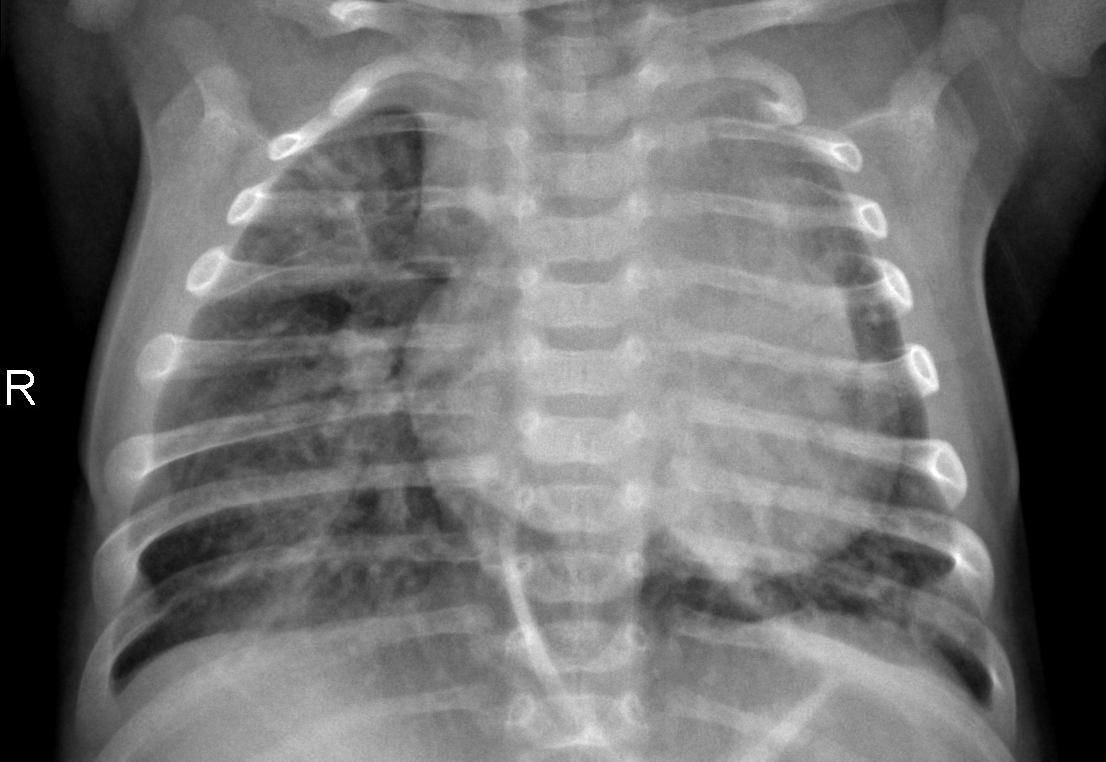
#> input picture dl_med/POSITIVE.jpeg, 1106 x 762 px, found by its file name
$ jupyter execute --allow-errors test.ipynb
#> lines starting #> are read from the running program, lines starting #| are printed output that depends on the picture; after the words box and inside, x2 and y2 are one past the last pixel; in counts of white or black regions, pixels touching at a corner belong together
[cell 1]
import cv2
import numpy as np
import matplotlib.pyplot as plt

[cell 2]
image_path = r"C:\E0323036-SEM6\dl_med\POSITIVE.jpeg"
xray = cv2.imread(image_path, 0)
#> xray is the input picture: shape (762, 1106); min 0, max 255, mean 110.6
if xray is None:
    print("Image not found")
else:
    print("Image found")

[cell 3]
plt.figure(figsize =(12,8))
plt.subplot(2,2,1)
plt.imshow(xray,cmap='grey')

[cell 4]
blurred_xray = cv2.GaussianBlur(xray, (5, 5), 0)
plt.subplot(1, 2, 2)
plt.title("Blurred X-Ray Image")
plt.imshow(blurred_xray, cmap='gray')
plt.axis('off')

[cell 5]
denoised = cv2.fastNlMeansDenoising(xray,None,10,7,21)
plt.subplot(2,2,2)
plt.imshow(denoised,cmap='grey')

[cell 6]
kernel = np.array([[-1, -1, -1],
                   [-1, 9, -1],
                   [-1, -1, -1]])
sharpened_xray = cv2.filter2D(xray, -1, kernel)
plt.subplot(1, 2, 2)
plt.title("Sharpened X-Ray Image")
plt.imshow(sharpened_xray, cmap='gray')
plt.axis('off')

plt.show()

[cell 7]
edges = cv2.Canny(xray, 100, 200)
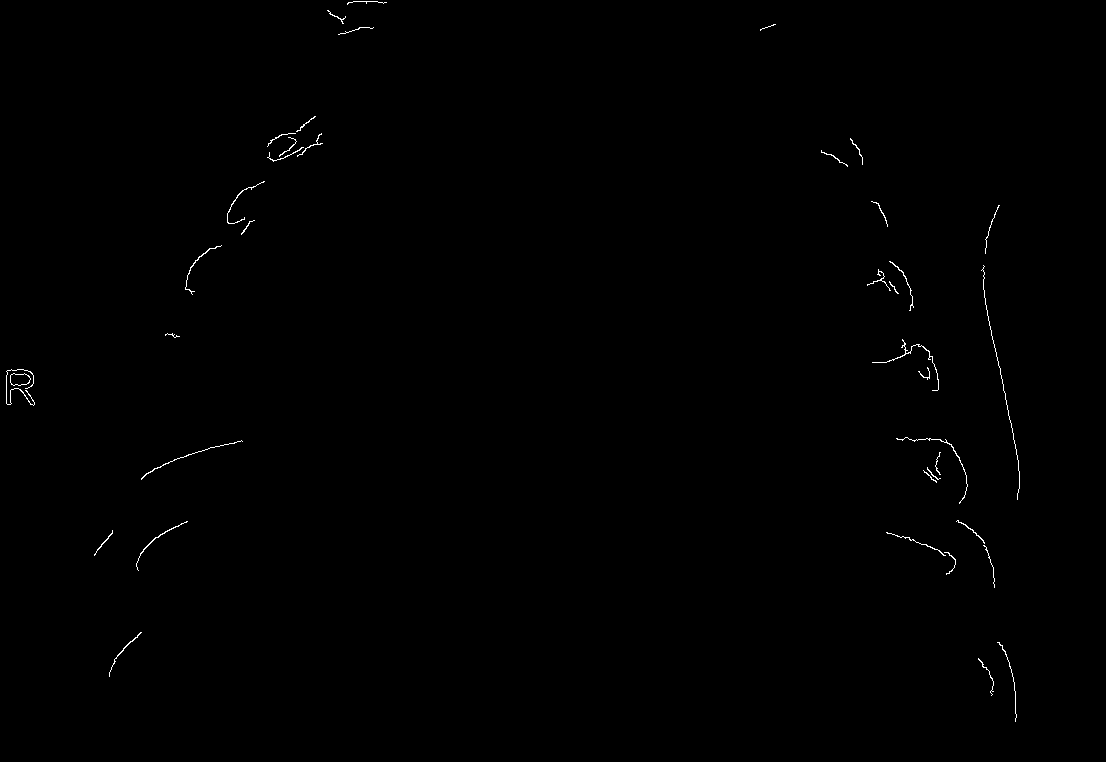
#> edges: shape (762, 1106); 0.29% white in thin lines or dots, all inside (x1, y1, x2, y2) = (6, 1, 1020, 722)
plt.subplot(1, 2, 2)
plt.title("Edge detection X-Ray Image")
plt.imshow(edges, cmap='gray')
plt.axis('off')

[cell 8]
clahe = cv2.createCLAHE(clipLimit=2.0, tileGridSize=(8, 8))
xray_clahe = clahe.apply(xray)
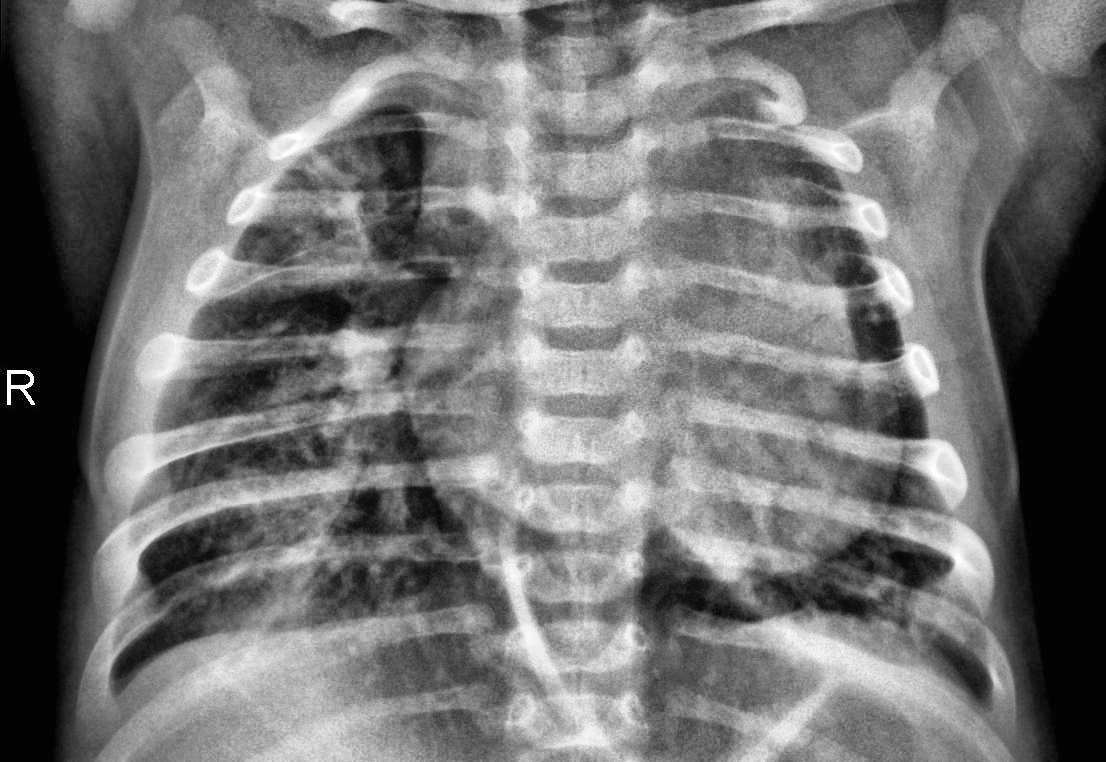
#> xray_clahe: shape (762, 1106); min 2, max 255, mean 114.8

plt.subplot(1, 2, 2)
plt.title("CLAHE Image")
plt.imshow(xray_clahe, cmap='gray')
plt.axis('off')

[cell 9]
hist_original = cv2.calcHist([xray], [0], None, [256], [0, 256]).flatten()
#> hist_original = 256 values, max 76207 at index 0, min 37 at index 249, mean 3292.1
hist_clahe = cv2.calcHist([xray_clahe], [0], None, [256], [0, 256]).flatten()
#> hist_clahe = 256 values, max 53122 at index 3, min 0 at index 0, mean 3292.1
hist_sharpened = cv2.calcHist([sharpened_xray], [0], None, [256], [0, 256]).flatten()
#> hist_sharpened = 256 values, max 80212 at index 0, min 98 at index 253, mean 3292.1
hist_edge = cv2.calcHist([edges], [0], None, [256], [0, 256]).flatten()
#> hist_edge = 256 values, max 840305 at index 0, min 0 at index 1, mean 3292.1
hist_blurred = cv2.calcHist([blurred_xray], [0], None, [256], [0, 256]).flatten()
#> hist_blurred = 256 values, max 74667 at index 0, min 0 at index 254, mean 3292.1

$ run again, with dl_med/normal.jpeg copied over dl_med/POSITIVE.jpeg
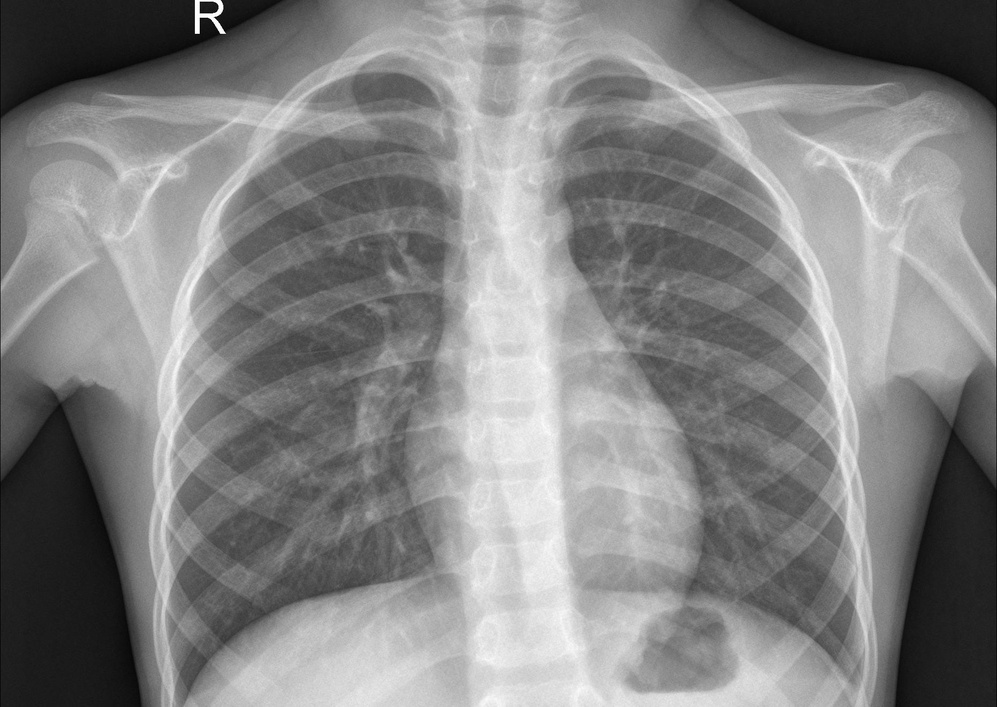
#> input picture dl_med/normal.jpeg, 997 x 707 px, shrunk from 1857 x 1317 before the run, found by its file name
#> xray is the input picture: shape (707, 997); min 0, max 255, mean 131
#> `edges = cv2.Canny(xray, 100, 200)`:
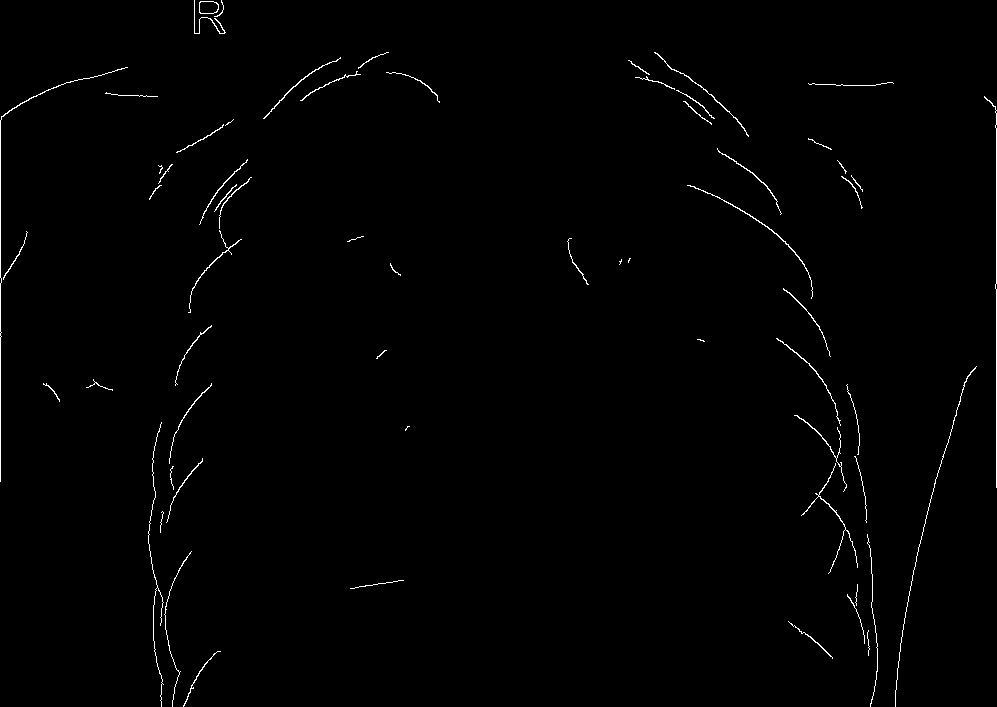
#> edges: shape (707, 997); 0.82% white in thin lines or dots
#> `xray_clahe = clahe.apply(xray)`:
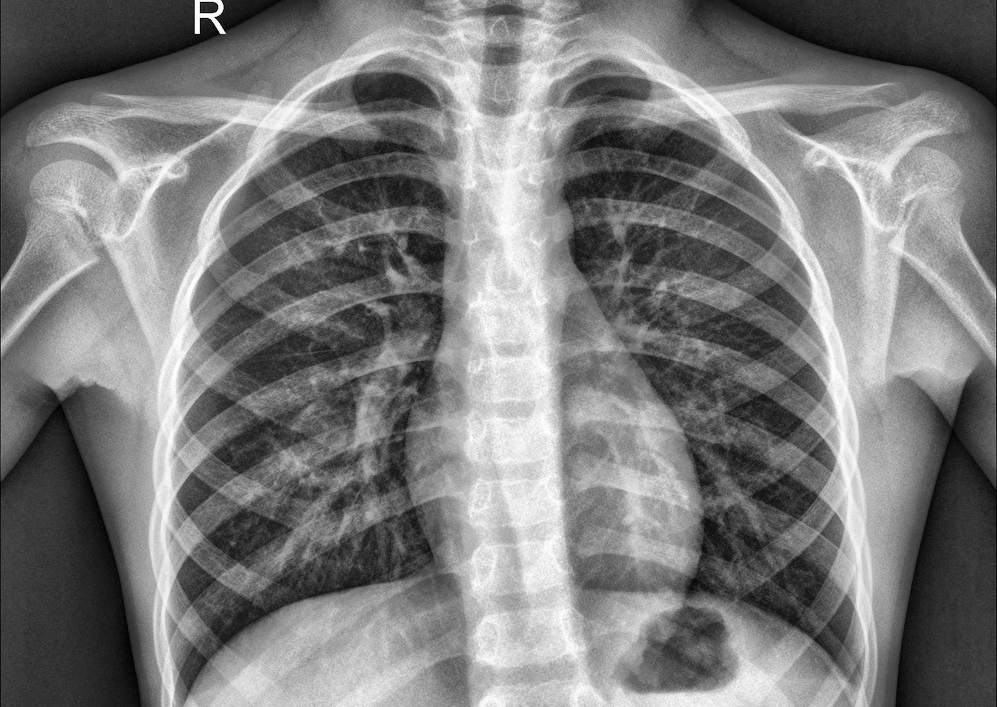
#> xray_clahe: shape (707, 997); min 1, max 255, mean 123.3
#> hist_original = 256 values, max 7038 at index 27, min 3 at index 1, mean 2753.4
#> hist_clahe = 256 values, max 6254 at index 54, min 0 at index 0, mean 2753.4
#> hist_sharpened = 256 values, max 12370 at index 255, min 247 at index 1, mean 2753.4
#> hist_edge = 256 values, max 699089 at index 0, min 0 at index 1, mean 2753.4
#> hist_blurred = 256 values, max 7943 at index 27, min 0 at index 0, mean 2753.4
